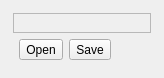
                       <widget class="QWidget" name="TabRGBCurve">
                        <property name="geometry">
                         <rect>
                          <x>0</x>
                          <y>0</y>
                          <width>98</width>
                          <height>78</height>
                         </rect>
                        </property>
                        <attribute name="label">
                         <string>RGB Curve</string>
                        </attribute>
                        <layout class="QVBoxLayout" name="verticalLayout_15">
                         <item>
                          <widget class="QWidget" name="widget_42" native="true">
                           <property name="enabled">
                            <bool>true</bool>
                           </property>
                           <layout class="QVBoxLayout" name="verticalLayout_38">
                            <property name="margin">
                             <number>2</number>
                            </property>
                            <item>
                             <widget class="QFrame" name="RGBCurveCentralWidget">
                              <property name="sizePolicy">
                               <sizepolicy hsizetype="Expanding" vsizetype="Expanding">
                                <horstretch>0</horstretch>
                                <verstretch>0</verstretch>
                               </sizepolicy>
                              </property>
                              <property name="minimumSize">
                               <size>
                                <width>20</width>
                                <height>20</height>
                               </size>
                              </property>
                              <property name="autoFillBackground">
                               <bool>true</bool>
                              </property>
                              <property name="frameShape">
                               <enum>QFrame::StyledPanel</enum>
                              </property>
                              <property name="frameShadow">
                               <enum>QFrame::Sunken</enum>
                              </property>
                             </widget>
                            </item>
                            <item>
                             <widget class="QWidget" name="widget" native="true">
                              <layout class="QHBoxLayout" name="horizontalLayout_7">
                               <property name="sizeConstraint">
                                <enum>QLayout::SetFixedSize</enum>
                               </property>
                               <property name="margin">
                                <number>0</number>
                               </property>
                               <item>
                                <widget class="QWidget" name="CurveRGBWidget" native="true"/>
                               </item>
                               <item>
                                <widget class="QToolButton" name="CurveRGBOpenButton">
                                 <property name="toolTip">
                                  <string>Open</string>
                                 </property>
                                 <property name="text">
                                  <string>Open</string>
                                 </property>
                                 <property name="icon">
                                  <iconset resource="../photivo.qrc">
                                   <normaloff>:/photivo/Icons/folder_grey_open.png</normaloff>:/photivo/Icons/folder_grey_open.png</iconset>
                                 </property>
                                 <property name="iconSize">
                                  <size>
                                   <width>16</width>
                                   <height>16</height>
                                  </size>
                                 </property>
                                 <property name="toolButtonStyle">
                                  <enum>Qt::ToolButtonIconOnly</enum>
                                 </property>
                                </widget>
                               </item>
                               <item>
                                <widget class="QToolButton" name="CurveRGBSaveButton">
                                 <property name="toolTip">
                                  <string>Save</string>
                                 </property>
                                 <property name="text">
                                  <string>Save</string>
                                 </property>
                                 <property name="icon">
                                  <iconset resource="../photivo.qrc">
                                   <normaloff>:/photivo/Icons/filesave.png</normaloff>:/photivo/Icons/filesave.png</iconset>
                                 </property>
                                 <property name="iconSize">
                                  <size>
                                   <width>16</width>
                                   <height>16</height>
                                  </size>
                                 </property>
                                 <property name="toolButtonStyle">
                                  <enum>Qt::ToolButtonIconOnly</enum>
                                 </property>
                                </widget>
                               </item>
                               <item>
                                <spacer name="RGBCurveTabHorizontalSpacer">
                                 <property name="orientation">
                                  <enum>Qt::Horizontal</enum>
                                 </property>
                                 <property name="sizeHint" stdset="0">
                                  <size>
                                   <width>40</width>
                                   <height>20</height>
                                  </size>
                                 </property>
                                </spacer>
                               </item>
                              </layout>
                             </widget>
                            </item>
                           </layout>
                          </widget>
                         </item>
                         <item>
                          <spacer name="RGBCurveTabVerticalSpacer">
                           <property name="orientation">
                            <enum>Qt::Vertical</enum>
                           </property>
                           <property name="sizeHint" stdset="0">
                            <size>
                             <width>20</width>
                             <height>5</height>
                            </size>
                           </property>
                          </spacer>
                         </item>
                        </layout>
                       </widget>
